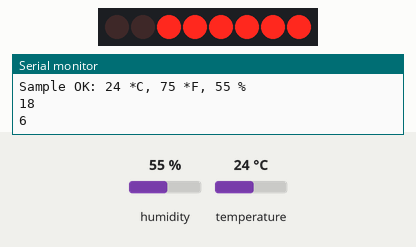
Recording of a sketch running on a simulated Arduino Uno, built with avr-gcc and run on an emulated ATmega328P. Shown: 8 shift-register outputs drawn as a row of LEDs (first output left, lit = HIGH), the last lines printed to the serial monitor. Wiring (inferred from the names in the program): shift register (74HC595): data pin 12; shift clock pin 9; latch pin 11. Wiring (inferred from the signals the program sends): row of LEDs: on Q0, Q1, Q2, Q3, Q4, Q5, Q6, Q7. Inputs (shaded band) come from the test bench; at power-on: temperature 24 °C, humidity 55 %.

Above: at 1.9 s.
2.0 s: temperature set to 12 °C
At 2.9 s:
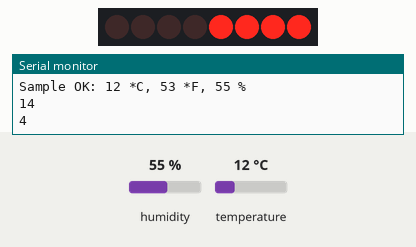
3.7 s: temperature set to 19 °C
At 5.6 s:
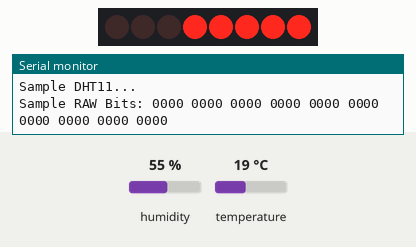
5.9 s: temperature set to 33 °C
At 7.2 s:
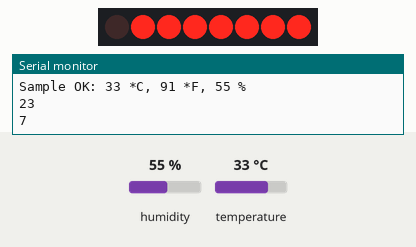
8.1 s: temperature set to 41 °C
At 10.0 s:
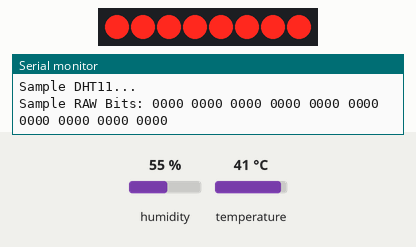
10.3 s: temperature set to 7 °C
At 11.5 s:
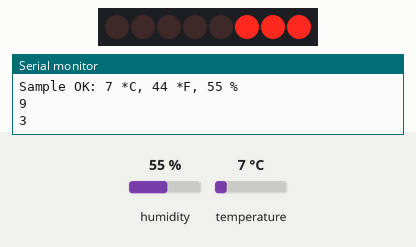
12.5 s: temperature set to 28 °C
At 14.1 s:
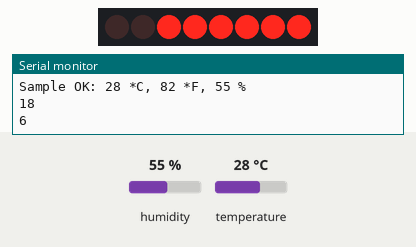
Timing chart, 0 to 15.6 s (numbered marks = the images above; inputs shaded):
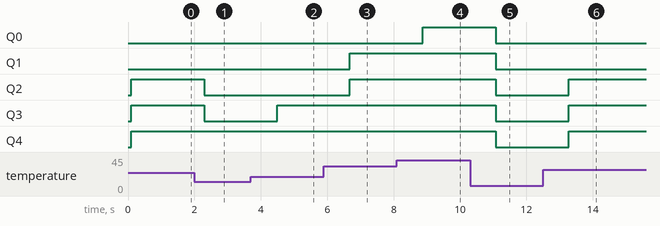

The sketch:

temprange.ino
```cpp
//www.elegoo.com
//2016.12.9
#include <SimpleDHT.h>

// for DHT11,
//      VCC: 5V or 3V
//      GND: GND
//      DATA: 2
int pinDHT11 = 2;
SimpleDHT11 dht11;
int latchPin = 11;
int clockPin = 9;
int dataPin = 12;

int leds = 0;

void setup()
{
  pinMode(latchPin, OUTPUT);
  pinMode(dataPin, OUTPUT);
  pinMode(clockPin, OUTPUT);
   Serial.begin(9600);
}
void updateShiftRegister()
{
   digitalWrite(latchPin, LOW);
   shiftOut(dataPin, clockPin, LSBFIRST, leds);
   digitalWrite(latchPin, HIGH);
}
void loop()
{
   Serial.println("=================================");
  Serial.println("Sample DHT11...");

  // read with raw sample data.
  byte temperature = 0;
  byte humidity = 0;
  byte data[40] = {0};
  if (dht11.read(pinDHT11, &temperature, &humidity, data)) {
    Serial.print("Read DHT11 failed");
    return;
  }

  Serial.print("Sample RAW Bits: ");
  for (int i = 0; i < 40; i++) {
    Serial.print((int)data[i]);
    if (i > 0 && ((i + 1) % 4) == 0) {
      Serial.print(' ');
    }
  }
  Serial.println("");

  Serial.print("Sample OK: ");
  Serial.print((int)temperature); Serial.print(" *C, ");
  int farn = (temperature*1.8)+32;
   Serial.print((int)farn); Serial.print(" *F, ");
   Serial.print((int)humidity); Serial.println(" %");
  int reading  =temperature-10;
  if(temperature<25){
    reading = reading+4;
  }
  if(temperature<21){
    reading = reading + 4;
  }
  if(temperature<15){
    reading=reading + 4;
  }
  Serial.println(reading);
  int numLEDSLit = reading / 3;  //1023 / 9 / 2
    Serial.println(numLEDSLit);
  if (numLEDSLit > 8) numLEDSLit = 8;
  leds = 0;   // no LEDs lit to start
  for (int i = 0; i < numLEDSLit; i++)
  {
    leds = leds + (1 << i);  // sets the i'th bit
  }
  updateShiftRegister();
   delay(1000);
}
```

Measured:
- after the input at 2.0 s, Q2, Q3: HIGH → LOW after 0.29 s
- after the input at 3.7 s, Q3: LOW → HIGH after 0.79 s
- after the input at 5.9 s, Q1, Q2: LOW → HIGH after 0.79 s
- after the input at 8.1 s, Q0: LOW → HIGH after 0.78 s
- after the input at 10.3 s, Q0–4: HIGH → LOW after 0.78 s
- after the input at 12.5 s, Q2–4: LOW → HIGH after 0.77 s
